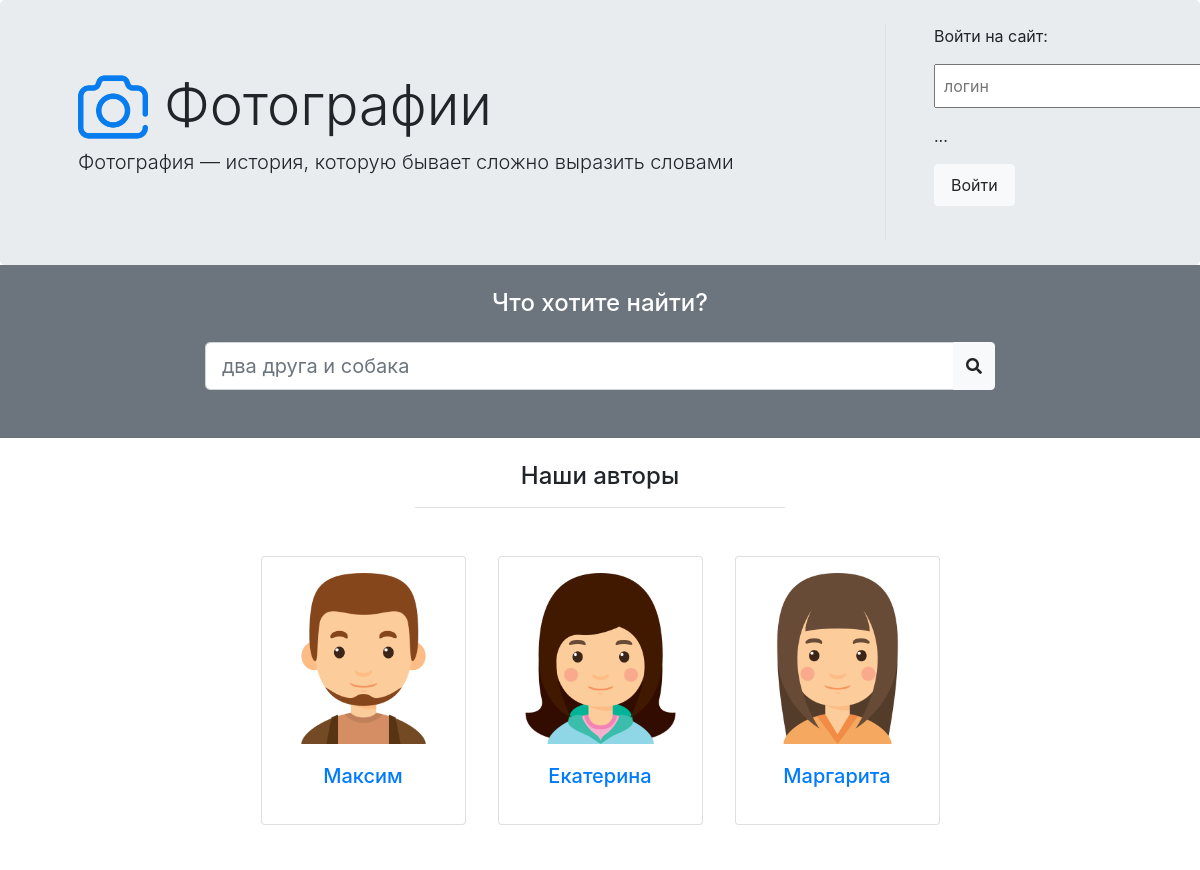
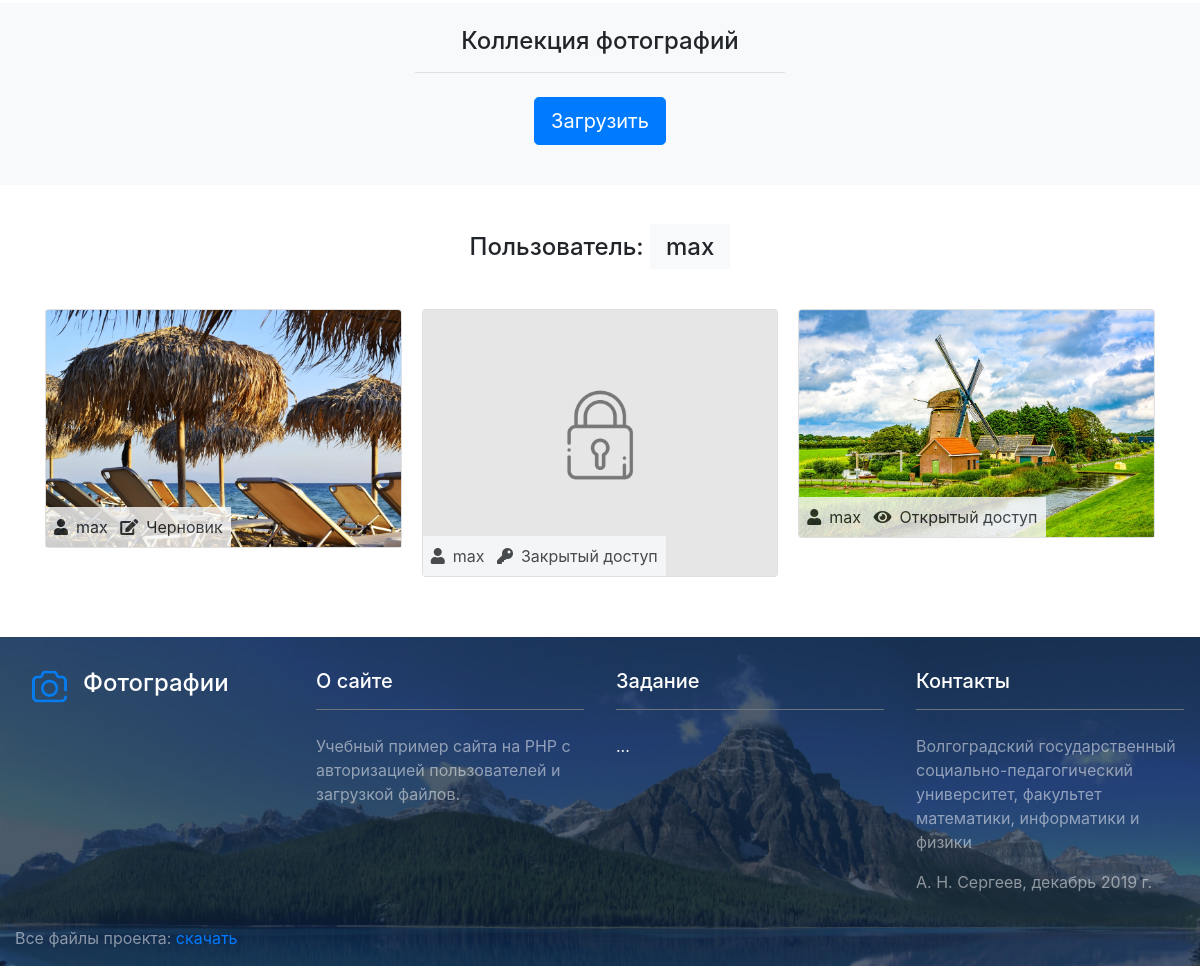
Screenshot of /?user=max with the database file from the repository (2 pictures, top to bottom).
### tables this page shows
CREATE TABLE IF NOT EXISTS `users` (
  `id` bigint(20) NOT NULL AUTO_INCREMENT,
  `login` varchar(20) NOT NULL,
  `password` varchar(50) NOT NULL,
  `name` varchar(200) NOT NULL,
  `avatar` varchar(255) NOT NULL,
  PRIMARY KEY (`id`,`login`,`name`),
  KEY `login` (`login`),
  KEY `password` (`password`)
);

CREATE TABLE IF NOT EXISTS `photos` (
  `id` int(11) NOT NULL AUTO_INCREMENT,
  `file` varchar(255) NOT NULL,
  `caption` text NOT NULL,
  `user` varchar(20) NOT NULL,
  `status` varchar(20) NOT NULL,
  PRIMARY KEY (`id`),
  KEY `user` (`user`,`status`)
);

### homepage.php (the view)
<div class="row justify-content-center bg-secondary">
    <div class="col-md-8 text-white text-center">
        <h4 class="m-4">Что хотите найти?</h4>
        <div class="input-group mt-4 mb-5">
            <input class="form-control form-control-lg" type="text" placeholder="два друга и собака">
            <div class="input-group-append">
                <button class="btn btn-light" type="button" id="button-addon2"><i class="fas fa-search"></i></button>
            </div>
        </div>
    </div>
</div>
<div class="container-fluid">
    <div class="row justify-content-center">
        <div class="col-md-4 text-center m-4">
            <h4 class="border-bottom pb-3 mb-4">Наши авторы</h4>
        </div>
    <div>
    <div class="row justify-content-center pb-5">
        <?php
            $result = $mysqli->query( "SELECT * FROM users" );
            while ( $row = $result->fetch_assoc() ) :
        ?>
        <div class="card col-2 ml-3 mr-3 p-3">
            <a href="?user=<?php echo $row['login'] ?>">
              <img src="avatars/<?php echo $row['avatar'] ?>" class="card-img-top">
              <div class="card-body">
                  <h5 class="card-title text-center m-0"><?php echo $row['name'] ?></h5>
              </div>
            </a>
        </div>
        <?php
            endwhile;
        ?>
    </div>
</div>
<div class="container-fluid">
    <div class="row justify-content-center bg-light">
        <div class="col-md-4 text-center m-4">
            <h4 class="border-bottom pb-3 mb-4">Коллекция фотографий</h4>
            <p><a href="?add=yes" class="btn btn-primary btn-lg">Загрузить</a></p>
        </div>
    </div>
</div>
<div class="container mb-5">
    <div class="row justify-content-center">
        <?php
            if ( $user ) {
                $title = "Пользователь: <span class=\"bg-light p-2 pl-3 pr-3\">$user<span>";
            } else {
                $title = "Все фотографии";
            }
        ?>
       <h4 class="m-5"><?php echo $title ?></h4>
    </div>
    <div class="card-columns">
        <?php
            $arr_stat = array(  "private" => "Закрытый доступ",
                                "public" => "Открытый доступ",
                                "draft" => "Черновик" );
            $arr_ico = array(   "private" => "fas fa-key",
                                "public" => "fas fa-eye",
                                "draft" => "fas fa-edit" );
            if ( $user ) {
                $sql = "SELECT * FROM photos WHERE user='$user'";
            } else {
                $sql = "SELECT * FROM photos";
            }
            $result = $mysqli->query( $sql );
            while ( $row = $result->fetch_assoc() ) :
                $id = $row['id'];
                $user = $row['user'];
                $status = $arr_stat[$row['status']];
                $ico = $arr_ico[$row['status']];
                if ( $row['status'] == 'private' ) {
                    $photo = "interface/close.png";
                } else {
                    $photo = "photos/" . $row['file'];
                }
        ?>
        <div class="card">
            <a href="?photo=<?php echo $id ?>"><img src="<?php echo $photo ?>" class="card-img-top"></a>
            <div class="card-img-overlay bg-light p-2" style="top: auto; right: auto; opacity: 0.8">
                <i class="fas fa-user mr-2"></i><?php echo $user ?>
                <i class="<?php echo $ico ?> ml-2 mr-2"></i><?php echo $status ?>
            </div>
        </div>
        <?php
            endwhile;
        ?>
    </div>
</div>

### rows the page displays
users: avatar (picture), name "Максим"
users: avatar (picture), name "Екатерина"
users: avatar (picture), name "Маргарита"
photos: file (picture), user "max", status "Черновик"
photos: shows a picture, user "max", status "Закрытый доступ"
photos: file (picture), user "max", status "Открытый доступ"

### other values shown
$user "max"
